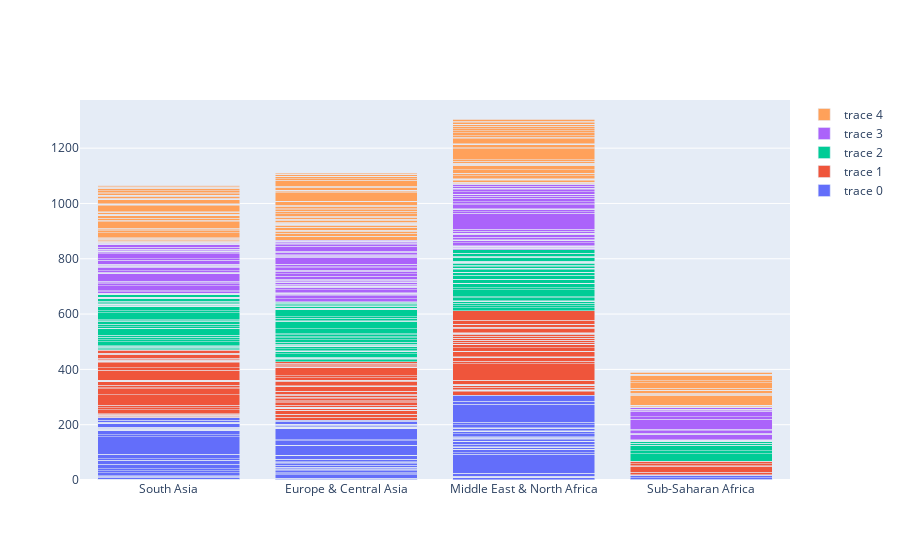

The cell this chart's notebook holds for it:
### Code cell
%run exercise4.ipynb

### Figure 1 — Plotly figure (JSON) as saved in the notebook; plotly's stock layout.template omitted (floating-point values rounded to 4 significant figures; data arrays with more than 128 entries replaced by an {"elided": "..."} marker saying what was removed)
{"data": [{"type": "bar", "x": {"elided": "8202 str values"}, "y": {"elided": "157 float values"}}, {"type": "bar", "x": {"elided": "8202 str values"}, "y": {"elided": "159 float values"}}, {"type": "bar", "x": {"elided": "8202 str values"}, "y": {"elided": "160 float values"}}, {"type": "bar", "x": {"elided": "8202 str values"}, "y": {"elided": "171 float values"}}, {"type": "bar", "x": {"elided": "8202 str values"}, "y": {"elided": "172 float values"}}], "layout": {"barmode": "stack"}}
